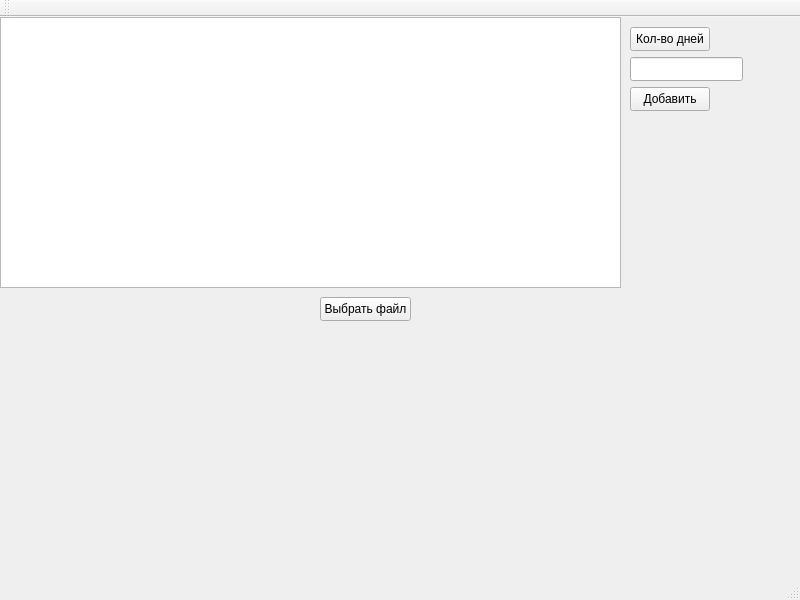
<?xml version="1.0" encoding="UTF-8"?>
<ui version="4.0">
 <class>MainWindow</class>
 <widget class="QMainWindow" name="MainWindow">
  <property name="geometry">
   <rect>
    <x>0</x>
    <y>0</y>
    <width>800</width>
    <height>600</height>
   </rect>
  </property>
  <property name="windowTitle">
   <string>MainWindow</string>
  </property>
  <widget class="QWidget" name="centralwidget">
   <widget class="QPushButton" name="pushButton">
    <property name="geometry">
     <rect>
      <x>320</x>
      <y>280</y>
      <width>91</width>
      <height>24</height>
     </rect>
    </property>
    <property name="text">
     <string>Выбрать файл</string>
    </property>
   </widget>
   <widget class="QTableWidget" name="tableWidget">
    <property name="geometry">
     <rect>
      <x>0</x>
      <y>0</y>
      <width>621</width>
      <height>271</height>
     </rect>
    </property>
   </widget>
   <widget class="QPushButton" name="pushButton_2">
    <property name="geometry">
     <rect>
      <x>630</x>
      <y>10</y>
      <width>80</width>
      <height>24</height>
     </rect>
    </property>
    <property name="text">
     <string>Кол-во дней</string>
    </property>
   </widget>
   <widget class="QLineEdit" name="lineEdit">
    <property name="geometry">
     <rect>
      <x>630</x>
      <y>40</y>
      <width>113</width>
      <height>24</height>
     </rect>
    </property>
   </widget>
   <widget class="QPushButton" name="pushButton_3">
    <property name="geometry">
     <rect>
      <x>630</x>
      <y>70</y>
      <width>80</width>
      <height>24</height>
     </rect>
    </property>
    <property name="text">
     <string>Добавить</string>
    </property>
   </widget>
  </widget>
  <widget class="QMenuBar" name="menubar">
   <property name="geometry">
    <rect>
     <x>0</x>
     <y>0</y>
     <width>800</width>
     <height>21</height>
    </rect>
   </property>
  </widget>
  <widget class="QStatusBar" name="statusbar"/>
  <widget class="QToolBar" name="toolBar">
   <property name="windowTitle">
    <string>toolBar</string>
   </property>
   <attribute name="toolBarArea">
    <enum>TopToolBarArea</enum>
   </attribute>
   <attribute name="toolBarBreak">
    <bool>false</bool>
   </attribute>
  </widget>
 </widget>
 <resources/>
 <connections/>
</ui>
